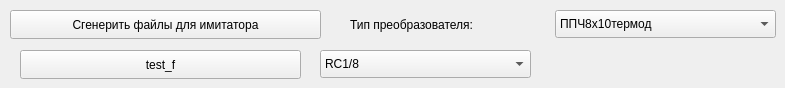
       <widget class="QWidget" name="tab_rasch">
        <attribute name="title">
         <string>Расчеты</string>
        </attribute>
        <widget class="QPushButton" name="pushButton_imit">
         <property name="geometry">
          <rect>
           <x>10</x>
           <y>10</y>
           <width>311</width>
           <height>29</height>
          </rect>
         </property>
         <property name="text">
          <string>Сгенерить файлы для имитатора</string>
         </property>
        </widget>
        <widget class="QPushButton" name="pushButton_test">
         <property name="geometry">
          <rect>
           <x>20</x>
           <y>50</y>
           <width>281</width>
           <height>29</height>
          </rect>
         </property>
         <property name="text">
          <string>test_f</string>
         </property>
        </widget>
        <widget class="QComboBox" name="comboBox_flt">
         <property name="geometry">
          <rect>
           <x>320</x>
           <y>50</y>
           <width>211</width>
           <height>28</height>
          </rect>
         </property>
         <item>
          <property name="text">
           <string>RC1/8</string>
          </property>
         </item>
         <item>
          <property name="text">
           <string>FIR37_hamming</string>
          </property>
         </item>
         <item>
          <property name="text">
           <string>FIR15_hamming</string>
          </property>
         </item>
         <item>
          <property name="text">
           <string>FIR15_hanning</string>
          </property>
         </item>
         <item>
          <property name="text">
           <string>FIR37_hanning</string>
          </property>
         </item>
         <item>
          <property name="text">
           <string>FIR23_hanning</string>
          </property>
         </item>
        </widget>
        <widget class="QComboBox" name="comboBox_conv">
         <property name="geometry">
          <rect>
           <x>555</x>
           <y>10</y>
           <width>221</width>
           <height>28</height>
          </rect>
         </property>
         <property name="currentIndex">
          <number>2</number>
         </property>
         <item>
          <property name="text">
           <string>ППЧ440х72</string>
          </property>
         </item>
         <item>
          <property name="text">
           <string>ППЧ8х32термод</string>
          </property>
         </item>
         <item>
          <property name="text">
           <string>ППЧ8х10термод</string>
          </property>
         </item>
        </widget>
        <widget class="QLabel" name="label_2">
         <property name="geometry">
          <rect>
           <x>350</x>
           <y>9</y>
           <width>191</width>
           <height>31</height>
          </rect>
         </property>
         <property name="text">
          <string>Тип преобразователя:</string>
         </property>
        </widget>
       </widget>
